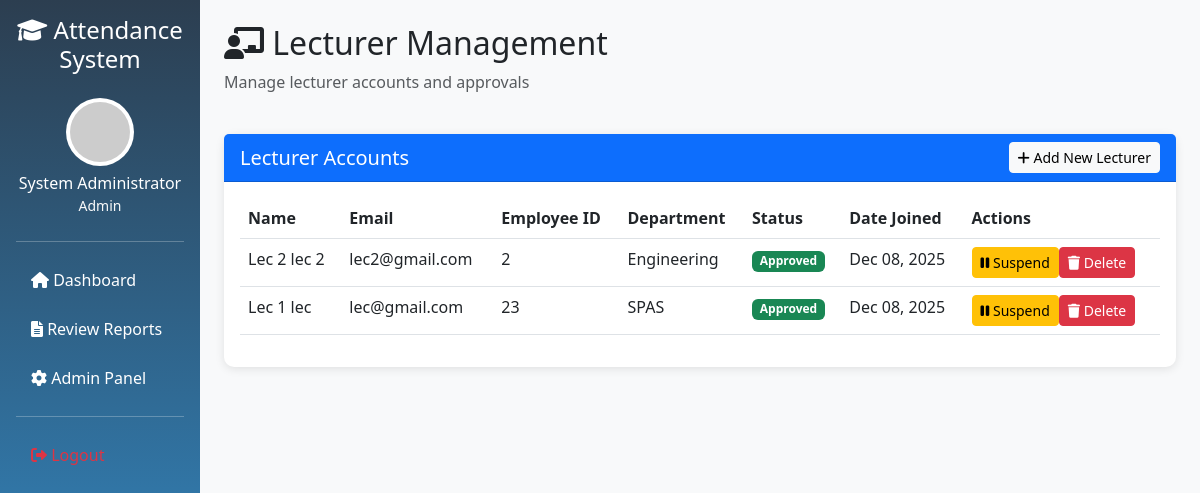
The page /manage-lecturers/ (signed in) on the database its author committed.
### accounts/models.py (models this page shows, shortened)
class User(AbstractUser):
    USER_TYPE_CHOICES = (
        ('admin', 'Admin'),
        ('lecturer', 'Lecturer'),
        ('student', 'Student'),
    )
    user_type = models.CharField(max_length=20, choices=USER_TYPE_CHOICES, default='student')
    registration_number = models.CharField(max_length=20, blank=True, null=True, unique=True, verbose_name="Student Registration Number")
    employee_id = models.CharField(max_length=20, blank=True, null=True, unique=True, verbose_name="Lecturer/Staff ID")
    department = models.CharField(max_length=100, blank=True, null=True)
    phone_regex = RegexValidator(
        regex=r'^\+?1?\d{9,15}$',
        message="Phone number must be entered in the format: '+999999999'. Up to 15 digits allowed."
    )
    phone_number = models.CharField(validators=[phone_regex], max_length=17, blank=True, null=True)
    profile_picture = models.ImageField(upload_to='profile_pics/', blank=True, null=True)
    is_approved = models.BooleanField(default=False)  # For admin approval of lecturers

### accounts/views.py (the view, shortened to what this page needs)
# urls.py: path('manage-lecturers/', views.manage_lecturers_view, name='manage_lecturers'),
@login_required
@admin_required
def manage_lecturers_view(request):
    lecturers = User.objects.filter(user_type='lecturer').order_by('-date_joined')
    return render(request, 'accounts/manage_lecturers.html', {'lecturers': lecturers})

### accounts/views.py (called while the page is built)
def admin_required(view_func):
    decorated_view_func = user_passes_test(
        lambda u: u.is_authenticated and u.user_type == 'admin',
        login_url='login'
    )(view_func)
    return decorated_view_func

### templates/accounts/manage_lecturers.html (shortened to what this page needs)
{% extends 'base.html' %}
{% block content %}
<div class="container-fluid mt-4">
    <div class="row mb-4">
        <div class="col-12">
            <h2><i class="fas fa-chalkboard-teacher"></i> Lecturer Management</h2>
            <p class="text-muted">Manage lecturer accounts and approvals</p>
        </div>
    </div>
    <div class="row mb-4">
        <div class="col-12">
            <div class="card">
                <div class="card-header bg-primary text-white">
                    <div class="d-flex justify-content-between align-items-center">
                        <h5 class="mb-0">Lecturer Accounts</h5>
                        <a href="{% url 'create_lecturer' %}" class="btn btn-light btn-sm">
                            <i class="fas fa-plus"></i> Add New Lecturer
                        </a>
                    </div>
                </div>
                <div class="card-body">
                    {% if lecturers %}
                    <div class="table-responsive">
                        <table class="table table-hover">
                            <thead>
                                <tr>
                                    <th>Name</th>
                                    <th>Email</th>
                                    <th>Employee ID</th>
                                    <th>Department</th>
                                    <th>Status</th>
                                    <th>Date Joined</th>
                                    <th>Actions</th>
                                </tr>
                            </thead>
                            <tbody>
                                {% for lecturer in lecturers %}
                                <tr>
                                    <td>{{ lecturer.get_full_name }}</td>
                                    <td>{{ lecturer.email }}</td>
                                    <td>{{ lecturer.employee_id|default:"-" }}</td>
                                    <td>{{ lecturer.department|default:"-" }}</td>
                                    <td>
                                        {% if lecturer.is_approved %}
                                        <span class="badge bg-success">Approved</span>
                                        {% else %}
                                        <span class="badge bg-warning">Pending</span>
                                        {% endif %}
                                    </td>
                                    <td>{{ lecturer.date_joined|date:"M d, Y" }}</td>
                                    <td>
                                        <div class="btn-group" role="group">
                                            {% if lecturer.is_active %}
                                            <form method="POST" class="d-inline">
                                                <button type="submit" class="btn btn-sm btn-warning">
                                                    <i class="fas fa-pause"></i> Suspend
                                                </button>
                                            </form>
                                            {% endif %}
                                            <form method="POST" class="d-inline"
                                                onsubmit="return confirm('Delete this lecturer account?');">
                                                <button type="submit" class="btn btn-sm btn-danger">
                                                    <i class="fas fa-trash"></i> Delete
                                                </button>
                                            </form>
                                        </div>
                                    </td>
                                </tr>
                                {% endfor %}
                            </tbody>
                        </table>
                    </div>
                    {% else %}
                    <div class="alert alert-info">
                        No lecturer accounts found. <a href="{% url 'create_lecturer' %}">Create the first lecturer
                            account</a>.
                    </div>
                    {% endif %}
                </div>
            </div>
        </div>
    </div>
</div>
{% endblock %}

### templates/base.html (shortened to what this page needs)
<!DOCTYPE html>
<html lang="en">
<head>
    <link href="https://cdn.jsdelivr.net/npm/bootstrap@5.3.0-alpha1/dist/css/bootstrap.min.css" rel="stylesheet">
    <link rel="stylesheet" href="https://cdnjs.cloudflare.com/ajax/libs/font-awesome/6.0.0/css/all.min.css">
</head>
<body>
    {% if user.is_authenticated %}
    <div class="container-fluid">
        <div class="row">
            <div class="col-md-2 p-0 sidebar">
                <div class="p-3">
                    <h4 class="text-center mb-4">
                        <i class="fas fa-graduation-cap"></i> Attendance System
                    </h4>
                    <div class="text-center mb-4">
                        <div class="bg-white rounded-circle d-inline-block p-1">
                            <img src="https://ui-avatars.com/api/?name={{ user.get_full_name }}&background=007bff&color=fff"
                                class="rounded-circle" width="60" height="60" alt="Profile">
                        </div>
                        <h6 class="mt-2 mb-0">{{ user.get_full_name }}</h6>
                        <small class="text-light">{{ user.get_user_type_display }}</small>
                    </div>
                    <hr class="bg-light">
                    {% if user.user_type == 'student' %}
                    <a href="{% url 'student_dashboard' %}"
                        class="{% if request.resolver_match.url_name == 'student_dashboard' %}active{% endif %}">
                        <i class="fas fa-home"></i> Dashboard
                    </a>
                    <a href="{% url 'mark_attendance' %}"
                        class="{% if request.resolver_match.url_name == 'mark_attendance' %}active{% endif %}">
                        <i class="fas fa-check-circle"></i> Mark Attendance
                    </a>
                    <a href="{% url 'profile' %}"
                        class="{% if request.resolver_match.url_name == 'profile' %}active{% endif %}">
                        <i class="fas fa-user"></i> Profile
                    </a>
                    {% elif user.user_type == 'admin' %}
                    <a href="{% url 'admin_dashboard' %}"
                        class="{% if request.resolver_match.url_name == 'admin_dashboard' %}active{% endif %}">
                        <i class="fas fa-home"></i> Dashboard
                    </a>
                    <a href="{% url 'admin_review_reports' %}"
                        class="{% if request.resolver_match.url_name == 'admin_review_reports' %}active{% endif %}">
                        <i class="fas fa-file-alt"></i> Review Reports
                    </a>
                    <a href="/admin/" target="_blank" class="{% if 'admin' in request.path %}active{% endif %}">
                        <i class="fas fa-cog"></i> Admin Panel
                    </a>
                    {% endif %}
                    <hr class="bg-light">
                    <a href="{% url 'logout' %}" class="text-danger">
                        <i class="fas fa-sign-out-alt"></i> Logout
                    </a>
                </div>
            </div>
            <div class="col-md-10">
                {% block content %}{% endblock %}
            </div>
        </div>
    </div>
    {% else %}
    {% block auth_content %}{% endblock %}
    {% endif %}
</body>
</html>

### templates/base.html (style rules this page uses)
body { background-color: #f8f9fa; }
.sidebar { min-height: 100vh; background: linear-gradient(180deg, #2c3e50 0%, #3498db 100%); color: white; }
.sidebar a { color: white; text-decoration: none; padding: 10px 15px; display: block; border-radius: 5px; margin-bottom: 5px; transition: all 0.3s; }
.card { border-radius: 10px; box-shadow: 0 2px 10px rgba(0, 0, 0, 0.1); border: none; margin-bottom: 20px; transition: transform 0.3s; }

### rows shown on the page
User: get_full_name "System Administrator", user_type "Admin"
User: get_full_name "Lec 2 lec 2", email "lec2@gmail.com", employee_id "2", department "Engineering", is_approved "Approved", date_joined "Dec 08, 2025"
User: get_full_name "Lec 1 lec", email "lec@gmail.com", employee_id "23", department "SPAS", is_approved "Approved", date_joined "Dec 08, 2025"
